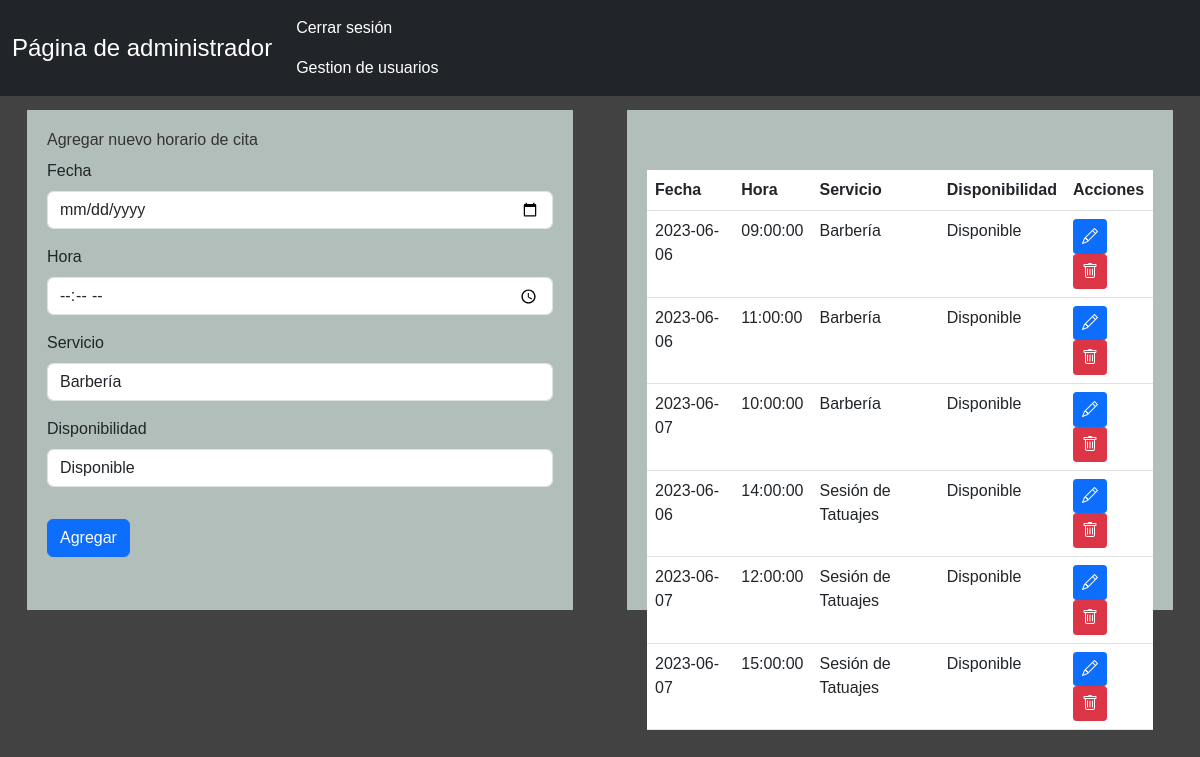
Screenshot of /tbk/admin.php (signed in) with the database file from the repository.
### tables this page shows
CREATE TABLE Horarios (
  id_horario INT AUTO_INCREMENT PRIMARY KEY,
  id_servicio INT,
  fecha DATE,
  hora TIME,
  disponibilidad BOOLEAN,
  FOREIGN KEY (id_servicio) REFERENCES Servicios(id_servicio)
);

CREATE TABLE Servicios (
  id_servicio INT AUTO_INCREMENT PRIMARY KEY,
  nombre VARCHAR(100)
);

### tbk/admin.php (the view, shortened to what this page needs)
<?php
$servername = "localhost:3306";
$username = "root";
$password = "";
$dbname = "tbk";
$conexion = mysqli_connect($servername, $username, $password, $dbname);
$query = "SELECT Horarios.*, Servicios.nombre AS nombre_servicio FROM Horarios INNER JOIN Servicios ON Horarios.id_servicio = Servicios.id_servicio";
$resultado = mysqli_query($conexion, $query);
if ($resultado) {
  $horarios = mysqli_fetch_all($resultado, MYSQLI_ASSOC);
} else {
  die("Error al consultar los horarios de cita: " . mysqli_error($conexion));
}
$query = "SELECT * FROM Servicios";
$resultado = mysqli_query($conexion, $query);
if ($resultado) {
  $servicios = mysqli_fetch_all($resultado, MYSQLI_ASSOC);
} else {
  die("Error al consultar los servicios: " . mysqli_error($conexion));
}
?>
<!DOCTYPE html>
<html lang="es">
<head>
  <link href="https://cdn.jsdelivr.net/npm/bootstrap@5.3.0-alpha3/dist/css/bootstrap.min.css"
    rel="stylesheet"
>
  <link rel="stylesheet"
    href="https://cdn.jsdelivr.net/npm/bootstrap-icons@1.10.3/font/bootstrap-icons.css">
  <link rel="stylesheet" href="css/styles.css">
</head>
<body>
<nav class="navbar navbar-expand-lg navbar-dark bg-dark fixed-top">
  <div class="container-fluid">
    <a class="navbar-brand navbar-brand-full" href="#">Página de administrador</a>
    <div class="collapse navbar-collapse" id="navbarNav">
      <ul class="navbar-nav ml-auto">
        <li class="nav-item">
          <a class="nav-link" href="logout.php">Cerrar sesión</a>
          <a class="nav-link" href="usuario.php">Gestion de usuarios</a>
        </li>
      </ul>
    </div>
  </div>
</nav>
<div class="container-fluid">
  <div class="row">
    <div class="col-md-6">
      <div class="left-container">
        <h3>Agregar nuevo horario de cita</h3>
        <form action="admin-action.php" method="POST" class="add-form">
          <div class="mb-3">
            <label for="fecha" class="form-label">Fecha</label>
            <input type="date" class="form-control" id="fecha" name="fecha" required>
          </div>
          <div class="mb-3">
            <label for="hora" class="form-label">Hora</label>
            <input type="time" class="form-control" id="hora" name="hora" required>
          </div>
          <div class="mb-3">
            <label for="servicio" class="form-label">Servicio</label>
            <select class="form-control" id="servicio" name="servicio" required>
              <?php foreach ($servicios as $servicio) : ?>
                <option value="<?php echo $servicio['id_servicio']; ?>"><?php echo $servicio['nombre']; ?></option>
              <?php endforeach; ?>
            </select>
          </div>
          <div class="mb-3">
            <label for="disponibilidad" class="form-label">Disponibilidad</label>
            <select class="form-control" id="disponibilidad" name="disponibilidad" required>
              <option value="1">Disponible</option>
            </select>
          </div>
          <button type="submit" class="btn btn-primary">Agregar</button>
        </form>
      </div>
    </div>
    <div class="col-md-6">
      <div class="right-container">
        <br>
        <div class="table-responsive">
          <table class="table">
            <thead>
              <tr>
                <th>Fecha</th>
                <th>Hora</th>
                <th>Servicio</th>
                <th>Disponibilidad</th>
                <th>Acciones</th>
              </tr>
            </thead>
            <tbody>
              <?php if (!empty($horarios)) : ?>
                <?php foreach ($horarios as $row) : ?>
                  <tr>
                    <td><?php echo $row['fecha']; ?></td>
                    <td><?php echo $row['hora']; ?></td>
                    <td><?php echo $row['nombre_servicio']; ?></td>
                    <td><?php echo $row['disponibilidad'] ? 'Disponible' : 'No disponible'; ?></td>
                    <td>
                      <a href='admin-edit.php?id=<?php echo $row['id_horario']; ?>' class='btn btn-sm btn-primary btn-action'><i class='bi bi-pencil'></i></a>
                      <a href='delete.php?id=<?php echo $row['id_horario']; ?>' class='btn btn-sm btn-danger btn-action'><i class='bi bi-trash'></i></a>
                    </td>
                  </tr>
                <?php endforeach; ?>
              <?php else : ?>
                <tr>
                  <td colspan='5'>No hay horarios de cita disponibles.</td>
                </tr>
              <?php endif; ?>
            </tbody>
          </table>
        </div>
      </div>
    </div>
  </div>
</div>
</body>
</html>

### tbk/css/styles.css (style rules this page uses)
body { font-family: Arial, sans-serif; background-color: #424242; margin: 0; padding: 0; display: flex; align-items: center; justify-content: center; height: 90vh; }
.container-fluid { max-width: 1500px; margin-left: auto; margin-right: auto; }
.left-container { background-color: rgba(191, 204, 199, 0.897); padding: 20px; height: 500px; margin-left: 15px; margin-right: 15px; }
.right-container { background-color: rgba(191, 204, 199, 0.897); padding: 20px; height: 500px; margin-left: 15px; margin-right: 15px; }
h3 { color: #333; font-size: 16px; margin-bottom: 10px; }
.table-responsive { overflow-x: auto; }
.btn-action { padding: 0.25rem 0.5rem; font-size: 1rem; line-height: 1.5; border-radius: 0.2rem; }
.btn-action i { vertical-align: middle; }
.add-form { margin-bottom: 2rem; }
.table-responsive { overflow-x: auto; margin-top: 1rem; }
.add-form button[type="submit"] { margin-top: 1rem; }
.navbar { width: 100%; }
.navbar-brand { font-size: 24px; color: #fff; text-decoration: none; }
.navbar-nav .nav-link { color: #fff; text-decoration: none; }

### rows the page displays
horarios: fecha "2023-06-06", hora "09:00:00", id_servicio.nombre "Barbería", disponibilidad "Disponible"
horarios: fecha "2023-06-06", hora "11:00:00", id_servicio.nombre "Barbería", disponibilidad "Disponible"
horarios: fecha "2023-06-07", hora "10:00:00", id_servicio.nombre "Barbería", disponibilidad "Disponible"
horarios: fecha "2023-06-06", hora "14:00:00", id_servicio.nombre "Sesión de Tatuajes", disponibilidad "Disponible"
horarios: fecha "2023-06-07", hora "12:00:00", id_servicio.nombre "Sesión de Tatuajes", disponibilidad "Disponible"
horarios: fecha "2023-06-07", hora "15:00:00", id_servicio.nombre "Sesión de Tatuajes", disponibilidad "Disponible"

### other values shown
form field servicio "Barbería"
